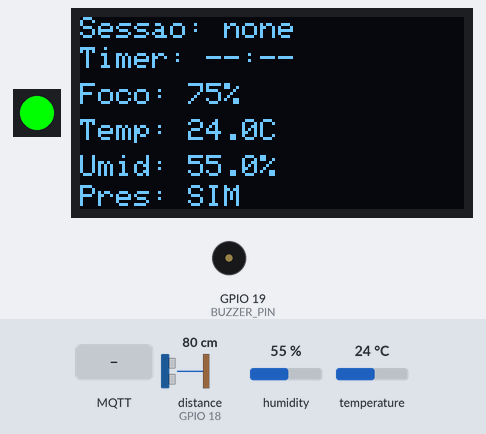
A sketch run on a simulated ESP32. Shown: 1 RGB LEDs in strip order, left to right, 128×64 one-colour display, buzzer (waves = sounding, pin HIGH). Wiring (from diagram.json): ultrasonic range finder: trigger GPIO 5; echo GPIO 18. The test bench sets the inputs (shaded band); at power-on: humidity 55 %, temperature 24 °C, distance to the obstacle (sensor on GPIO 18) 80 cm. The echo pulse lasts 58.3 µs per cm; WiFi joins after 1.5 s; servers stay silent unless stated; no MQTT or app messages arrive unless stated; pins used as bus, display or sensor lines are not drawn; what the sketch prints to the serial monitor is not drawn.

Above: at 3.1 s.
3.2 s: MQTT message "start" arrives on the first subscribed topic
At 5.0 s:
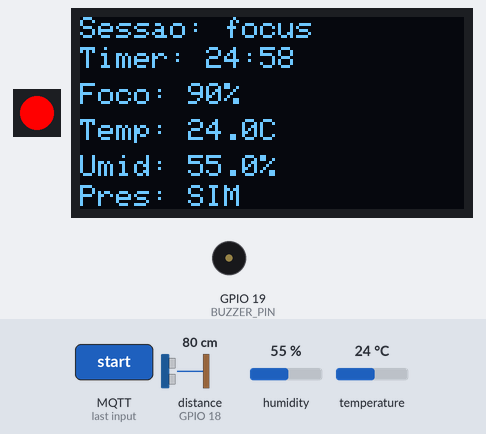
7.8 s: MQTT message "stop" arrives on the first subscribed topic
At 9.2 s:
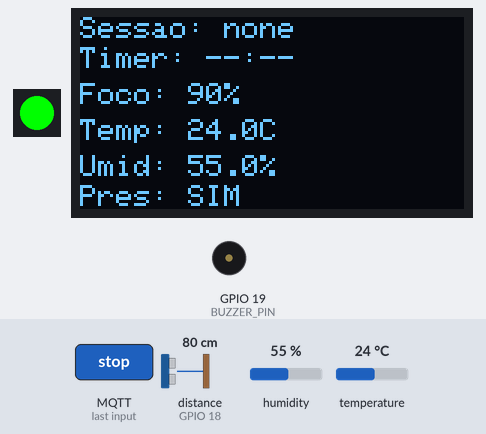
9.5 s: MQTT message "start" arrives on the first subscribed topic
At 9.69 s:
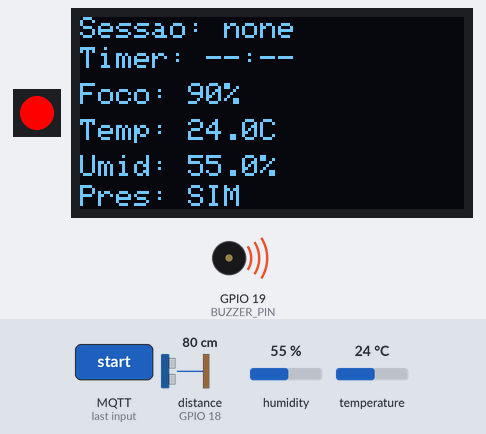
11.2 s: humidity set to 22 %
At 13.5 s:
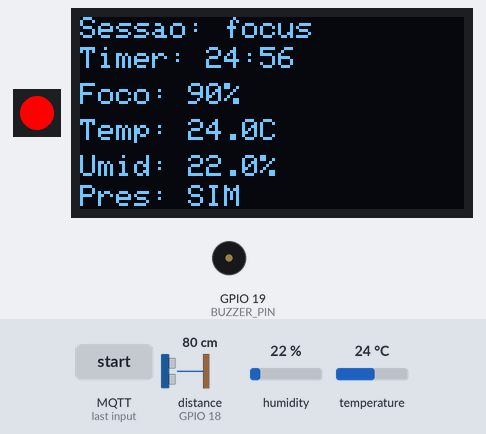
14.1 s: temperature set to 12 °C
At 16.0 s:
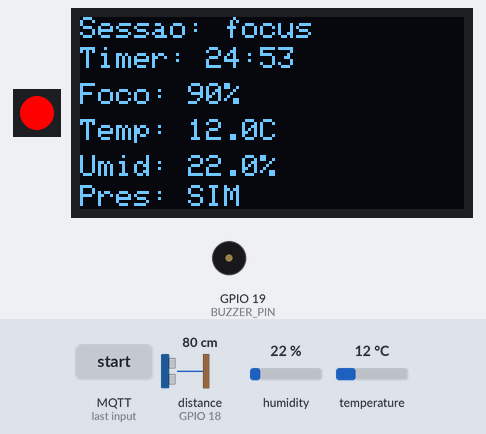
16.2 s: humidity set to 40 %
At 32.2 s:
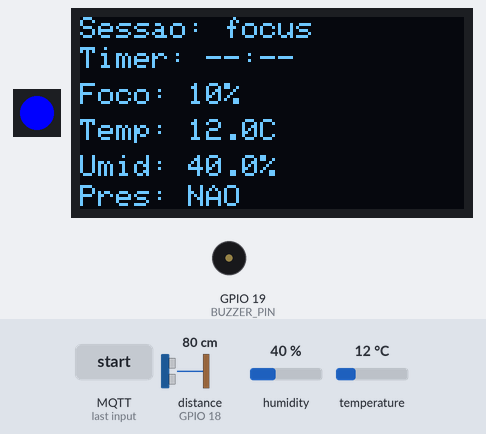
Timing chart, 0 to 33.4 s (numbered marks = the images above; inputs shaded):
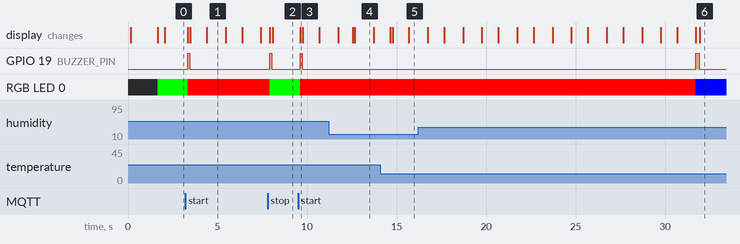

The sketch:

sketch.ino
```cpp
#include <WiFi.h>
#include <PubSubClient.h>
#include <DHT.h>
#include <Adafruit_GFX.h>
#include <Adafruit_SSD1306.h>
#include <Adafruit_NeoPixel.h>

// Pinos
#define DHT_PIN 15
#define TRIG_PIN 5
#define ECHO_PIN 18
#define NEOPIXEL_PIN 4
#define BUZZER_PIN 19

// DHT
#define DHT_TYPE DHT22
DHT dht(DHT_PIN, DHT_TYPE);

// OLED
#define SCREEN_WIDTH 128
#define SCREEN_HEIGHT 64
#define OLED_ADDR 0x3C
Adafruit_SSD1306 display(SCREEN_WIDTH, SCREEN_HEIGHT, &Wire, -1);

// NeoPixel
#define NUMPIXELS 1
Adafruit_NeoPixel pixels(NUMPIXELS, NEOPIXEL_PIN, NEO_GRB + NEO_KHZ800);

// WiFi / MQTT (FIWARE)
const char* WIFI_SSID = "Wokwi-GUEST"; // ajuste conforme necessário
const char* WIFI_PASS = "";

const char* MQTT_BROKER = "44.223.43.74";
const int MQTT_PORT = 1883;

const char* TOPIC_CMD   = "TEF/device014/cmd";
const char* TOPIC_ATTR_ST = "TEF/device014/attrs/s";
const char* TOPIC_ATTR_T = "TEF/device014/attrs/t";
const char* TOPIC_ATTR_H = "TEF/device014/attrs/h";
const char* TOPIC_ATTR_D = "TEF/device014/attrs/d";
const char* TOPIC_ATTR_PR = "TEF/device014/attrs/p";
const char* TOPIC_ATTR_F = "TEF/device014/attrs/f";

const char* CLIENT_ID = "fiware_014";

WiFiClient wifiClient;
PubSubClient mqttClient(wifiClient);

// Estado / variáveis
bool sessionActive = false;
bool sessionPaused = false;
String sessionType = "none";
unsigned long sessionDurationSec = 0;
unsigned long sessionEndMillis = 0;

float focusLevel = 75.0;
unsigned long lastFocusDecayMillis = 0;
unsigned long lastPublishMillis = 0;

bool userPresent = true;
unsigned long lastSeenPresentMillis = 0;

const unsigned long PRESENCE_TIMEOUT_MS = 30000;
const unsigned long FOCUS_DECAY_INTERVAL_MS = 60000;
const unsigned long PUBLISH_INTERVAL_MS = 5000;

const float TEMP_MIN = 20.0;
const float TEMP_MAX = 25.0;
const float HUM_MIN  = 40.0;
const float HUM_MAX  = 60.0;

// --- utilitários ---
void beepActiveBuzzer(unsigned int ms) {
  digitalWrite(BUZZER_PIN, HIGH);
  delay(ms);
  digitalWrite(BUZZER_PIN, LOW);
}

void neopixelSetColor(uint8_t r, uint8_t g, uint8_t b) {
  pixels.setPixelColor(0, pixels.Color(r, g, b));
  pixels.show();
}

float medirDistanciaCM() {
  digitalWrite(TRIG_PIN, LOW);
  delayMicroseconds(2);
  digitalWrite(TRIG_PIN, HIGH);
  delayMicroseconds(10);
  digitalWrite(TRIG_PIN, LOW);

  long duration = pulseIn(ECHO_PIN, HIGH, 30000);
  if (duration == 0) return 999.0;
  float distance = duration * 0.034 / 2.0;
  return distance;
}

String formatTimeMMSS(unsigned long sec) {
  unsigned int m = sec / 60;
  unsigned int s = sec % 60;
  char buf[8];
  sprintf(buf, "%02u:%02u", m, s);
  return String(buf);
}

// --- publicadores UL 2.0 (cada tópico leva payload 'key|value') ---
void publicarAttr(const char* topic, const String &payload) {
  mqttClient.publish(topic, payload.c_str());
}

void publicarTemperatura(float t) {
  String p = String("t|") + String(t, 1);
  publicarAttr(TOPIC_ATTR_T, p);
}
void publicarUmidade(float h) {
  String p = String("h|") + String(h, 1);
  publicarAttr(TOPIC_ATTR_H, p);
}
void publicarDistancia(float d) {
  String p = String("d|") + String(d, 1);
  publicarAttr(TOPIC_ATTR_D, p);
}
void publicarPresenca(bool pr) {
  String p = String("pr|") + String(pr ? "true" : "false");
  publicarAttr(TOPIC_ATTR_PR, p);
}
void publicarFoco(int f) {
  String p = String("f|") + String(f);
  publicarAttr(TOPIC_ATTR_F, p);
}
void publicarStatus(String st) {
  String p = String("st|") + st;
  publicarAttr(TOPIC_ATTR_ST, p);
}

void publicarCmdExe(const String &cmd) {
  String payload = cmd + "|OK";
  mqttClient.publish("TEF/device014/cmdexe", payload.c_str());
}

// --- tratar comandos simples vindos do IoT-Agent (pub/sub) ---
void handleCommandString(const String &cmd) {
  String s = cmd;
  s.trim();
  s.toLowerCase();

  if (s == "start") {
    sessionType = "focus";
    sessionDurationSec = 25 * 60UL;
    sessionEndMillis = millis() + sessionDurationSec * 1000UL;
    sessionActive = true;
    sessionPaused = false;

    focusLevel = 90.0;
    lastFocusDecayMillis = millis();
    neopixelSetColor(255, 0, 0);

    publicarStatus("active");
    publicarFoco(focusLevel);

    publicarCmdExe("start");
    beepActiveBuzzer(120);
    return;
  }

  if (s == "stop") {
    sessionActive = false;
    sessionPaused = false;
    sessionType = "none";
    sessionEndMillis = 0;

    neopixelSetColor(0, 255, 0);
    publicarStatus("idle");

    publicarCmdExe("stop");
    beepActiveBuzzer(120);
    return;
  }
}

// MQTT callback
void mqttCallback(char* topic, byte* payload, unsigned int length) {
  String msg = "";
  for (unsigned int i = 0; i < length; i++) msg += (char)payload[i];
  msg.trim();
  Serial.print("[MQTT] recebeu em ");
  Serial.print(topic);
  Serial.print(": ");
  Serial.println(msg);

  // comandos chegam no TOPIC_CMD
  if (String(topic) == TOPIC_CMD) {
    handleCommandString(msg);
  }
}

void mqttReconnect() {
  while (!mqttClient.connected()) {
    Serial.print("[MQTT] Conectando ao broker...");
    if (mqttClient.connect(CLIENT_ID)) {
      Serial.println("ok");
      mqttClient.subscribe(TOPIC_CMD);
      publicarStatus("idle");
    } else {
      Serial.print("falhou, rc=");
      Serial.print(mqttClient.state());
      Serial.println(" tentando novamente em 2s");
      delay(2000);
    }
  }
}

void reconectWiFi() {
  if (WiFi.status() == WL_CONNECTED) return;
  WiFi.begin(WIFI_SSID, WIFI_PASS);
  Serial.print("Conectando ao WiFi");
  unsigned long start = millis();
  while (WiFi.status() != WL_CONNECTED && millis() - start < 15000) {
    delay(300);
    Serial.print(".");
  }
  Serial.println();
  if (WiFi.status() == WL_CONNECTED) {
    Serial.print("WiFi conectado, IP: ");
    Serial.println(WiFi.localIP());
  } else {
    Serial.println("WiFi não conectado (emulador pode exigir net config).");
  }
}

void setup() {
  Serial.begin(115200);
  delay(100);

  pinMode(TRIG_PIN, OUTPUT);
  pinMode(ECHO_PIN, INPUT);
  pinMode(BUZZER_PIN, OUTPUT);
  digitalWrite(BUZZER_PIN, LOW);

  dht.begin();
  pixels.begin();
  neopixelSetColor(0,0,0);

  if (!display.begin(SSD1306_SWITCHCAPVCC, OLED_ADDR)) {
    Serial.println("Falha ao iniciar OLED");
  } else {
    display.clearDisplay();
    display.setTextSize(1);
    display.setTextColor(SSD1306_WHITE);
    display.setCursor(0,0);
    display.println("Pragma Focus Pod");
    display.display();
  }

  Serial.println("Inicializando WiFi...");
  reconectWiFi();

  mqttClient.setServer(MQTT_BROKER, MQTT_PORT);
  mqttClient.setCallback(mqttCallback);

  lastFocusDecayMillis = millis();
  lastPublishMillis = millis();
  lastSeenPresentMillis = millis();

  neopixelSetColor(0,255,0);
  publicarStatus("idle");
  delay(300);
}

void loop() {
  // manter wifi + mqtt
  reconectWiFi();
  if (!mqttClient.connected()) mqttReconnect();
  mqttClient.loop();

  unsigned long now = millis();

  // sensores
  float temp = dht.readTemperature();
  float hum  = dht.readHumidity();
  float dist = medirDistanciaCM();
  bool presentNow = (dist < 40.0);

  if (presentNow) {
    userPresent = true;
    lastSeenPresentMillis = now;
  } else {
    if (now - lastSeenPresentMillis > PRESENCE_TIMEOUT_MS) userPresent = false;
  }

  // publicar periodicamente cada atributo separadamente (UL 2.0)
  if (now - lastPublishMillis >= PUBLISH_INTERVAL_MS) {
    if (!isnan(temp)) publicarTemperatura(temp);
    if (!isnan(hum)) publicarUmidade(hum);
    publicarDistancia(dist);
    publicarPresenca(userPresent);
    publicarFoco((int)focusLevel);
    // status vai sendo publicado quando muda; mas publicar sempre também é ok
    if (sessionActive) publicarStatus("active");
    else if (sessionPaused) publicarStatus("paused");
    else publicarStatus("idle");

    lastPublishMillis = now;
  }

  // lógica de sessão / foco (igual ao que você já tem)
  if (sessionActive) {
    if (!userPresent) {
      sessionActive = false;
      sessionPaused = true;
      focusLevel = 10.0;
      neopixelSetColor(0,0,255);
      publicarStatus("paused");
      publicarFoco((int)focusLevel);
      beepActiveBuzzer(200);
    } else {
      if (sessionEndMillis > 0 && millis() >= sessionEndMillis) {
        sessionActive = false;
        sessionType = "none";
        sessionDurationSec = 0;
        sessionEndMillis = 0;
        neopixelSetColor(0,255,0);
        publicarStatus("idle");
        publicarFoco((int)focusLevel);
        for (int i=0;i<2;i++){ beepActiveBuzzer(150); delay(120); }
      } else {
        if (now - lastFocusDecayMillis >= FOCUS_DECAY_INTERVAL_MS) {
          lastFocusDecayMillis = now;
          bool ambienteRuim = false;
          if (!isnan(temp) && !isnan(hum)) {
            if (temp < TEMP_MIN || temp > TEMP_MAX || hum < HUM_MIN || hum > HUM_MAX) ambienteRuim = true;
          }
          float decay = ambienteRuim ? 4.0 : 2.0;
          focusLevel -= decay;
          if (focusLevel < 0) focusLevel = 0;
          publicarFoco((int)focusLevel);
          if (ambienteRuim) {
            neopixelSetColor(0,0,255); delay(200);
            neopixelSetColor(255,0,0); delay(200);
          }
        }
      }
    }
  } else {
    if (!sessionActive && sessionType != "none" && userPresent && sessionEndMillis > millis()) {
      sessionActive = true;
      sessionPaused = false;
      lastFocusDecayMillis = now;
      neopixelSetColor(255,0,0);
      publicarStatus("active");
      publicarFoco((int)focusLevel);
      beepActiveBuzzer(120);
    } else {
      if (now - lastFocusDecayMillis >= FOCUS_DECAY_INTERVAL_MS) {
        lastFocusDecayMillis = now;
        if (userPresent && focusLevel < 90.0) {
          focusLevel += 1.0;
          if (focusLevel > 90.0) focusLevel = 90.0;
          publicarFoco((int)focusLevel);
        }
      }
    }
  }

  // atualizar OLED
  display.clearDisplay();
  display.setTextSize(1);
  display.setTextColor(SSD1306_WHITE);
  display.setCursor(0,0);
  display.print("Sessao: "); display.print(sessionType);
  display.setCursor(0,10);
  if (sessionActive && sessionEndMillis > millis()) {
    unsigned long remSec = (sessionEndMillis - millis())/1000;
    display.print("Timer: "); display.print(formatTimeMMSS(remSec));
  } else display.print("Timer: --:--");
  display.setCursor(0,22); display.print("Foco: "); display.print((int)focusLevel); display.print("%");
  display.setCursor(0,34);
  if (!isnan(temp)) { display.print("Temp: "); display.print(temp,1); display.print("C"); } else display.print("Temp: --");
  display.setCursor(0,46);
  if (!isnan(hum)) { display.print("Umid: "); display.print(hum,1); display.print("%"); } else display.print("Umid: --");
  display.setCursor(0,56); display.print("Pres: "); display.print(userPresent ? "SIM":"NAO");
  display.display();

  delay(100);
}
```

Measured:
- after the input at 3.2 s, GPIO 19 (BUZZER_PIN): LOW → HIGH after 0.13 s, → LOW 0.12 s later; RGB LED 0: RGB(0, 255, 0) → RGB(255, 0, 0) after 0.13 s
- after the input at 7.8 s, GPIO 19 (BUZZER_PIN): LOW → HIGH after 0.12 s, → LOW 0.12 s later
- after the input at 9.5 s, GPIO 19 (BUZZER_PIN): LOW → HIGH after 0.12 s, → LOW 0.12 s later; RGB LED 0: RGB(0, 255, 0) → RGB(255, 0, 0) after 0.12 s
- what the display in image 1 shows lasts 1.1 s, from 4.4 s to 5.5 s
